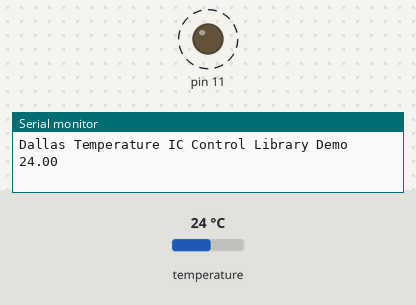
Bench run of a sketch on a simulated Arduino Uno, built with avr-gcc and run on an emulated ATmega328P. On the bench: output pins drawn as LEDs (lit = HIGH), the last lines printed to the serial monitor. Dashed ring = blinking. Inputs (shaded band) come from the test bench; at power-on: temperature 24 °C.

Above: at 1.5 s.
1.6 s: temperature set to 20.5 °C
At 2.6 s:
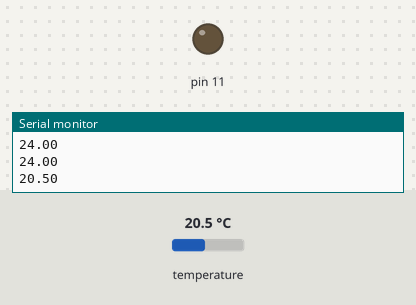
3.5 s: temperature set to 19.6 °C
At 4.9 s:
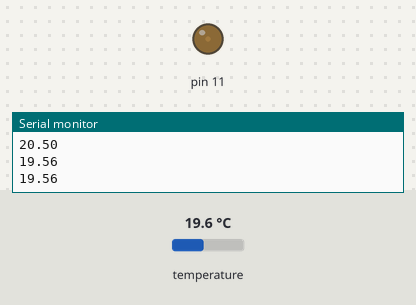
5.4 s: temperature set to 12 °C
At 6.5 s:
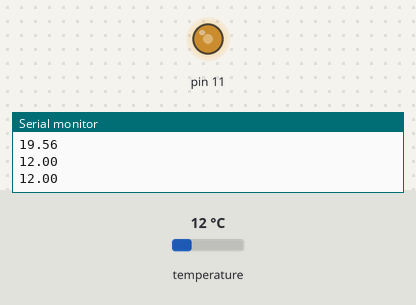
7.0 s: temperature set to 19 °C
At 8.1 s:
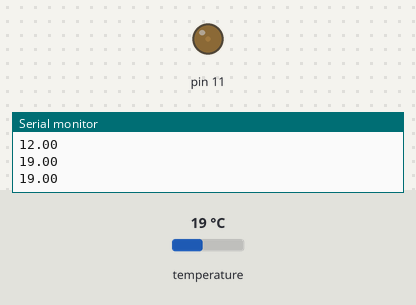
8.6 s: temperature set to 28 °C
At 9.7 s:
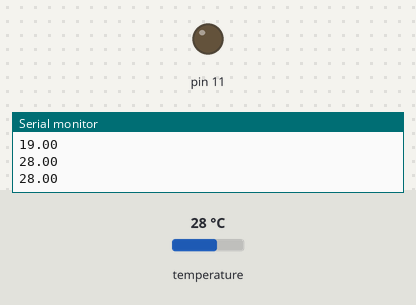
Timing chart, 0 to 11.1 s (numbered marks = the images above; inputs shaded):
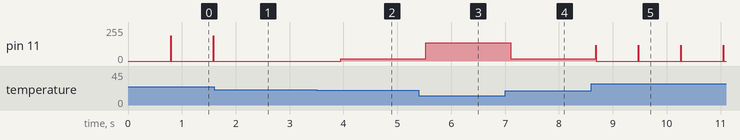

The sketch:

termometre_V1.ino
```cpp
// Include the libraries we need
#include <OneWire.h>
#include <DallasTemperature.h>
// Data wire is plugged into port 2 on the Arduino
#define ONE_WIRE_BUS 2
// Setup a oneWire instance to communicate with any OneWire devices (not just Maxim/Dallas temperature ICs)
OneWire oneWire(ONE_WIRE_BUS);
// Pass our oneWire reference to Dallas Temperature.
DallasTemperature sensors(&oneWire);


void setup(void)
{
  pinMode(11,OUTPUT);
  Serial.begin(9600);
  Serial.println("Dallas Temperature IC Control Library Demo");
  sensors.begin();
}

/*
 * Main function, get and show the temperature
 */
void loop(void)
{

  sensors.requestTemperatures(); // Send the command to get temperatures
  Serial.println(sensors.getTempCByIndex(0));
  analogWrite(11,map(sensors.getTempCByIndex(0),20,5,0,255)) ;
  if(sensors.getTempCByIndex(0) >20){
    analogWrite(11,0);
    }

}
```

Measured:
- after the input at 1.6 s, pin 11: stops changing and stays 0/255
- after the input at 3.5 s, pin 11: 0/255 → 17/255 after 0.45 s
- after the input at 5.4 s, pin 11: 17/255 → 136/255 after 0.13 s
- after the input at 7.0 s, pin 11: 136/255 → 17/255 after 0.10 s
- after the input at 8.6 s, pin 11: 17/255 → 0/255 after 0.08 s
- by itself, pin 11: alternates 188/255 for 0.01 s and 0/255 for 0.78 s
